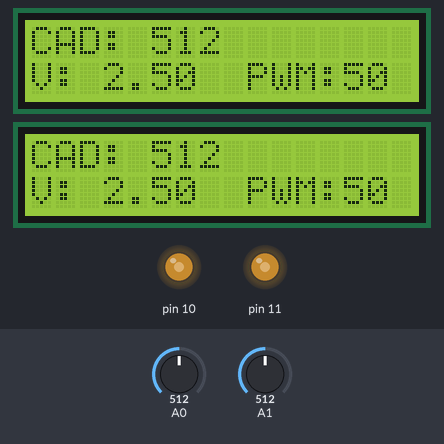
Recording of a sketch running on a simulated Arduino Uno, built with avr-gcc and run on an emulated ATmega328P. Parts: 2 × 16×2 character LCD, output pins drawn as LEDs (lit = HIGH). The inputs (shaded band) are chosen by the test bench; at power-on: A0 = 512, A1 = 512.

Above: at 1.3 s.
1.4 s: A0 set to 716
At 2.4 s:
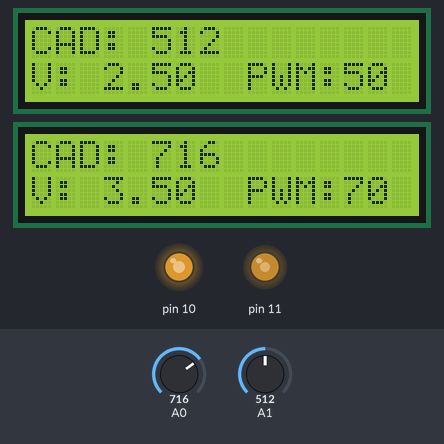
3.1 s: A1 set to 716
At 4.3 s:
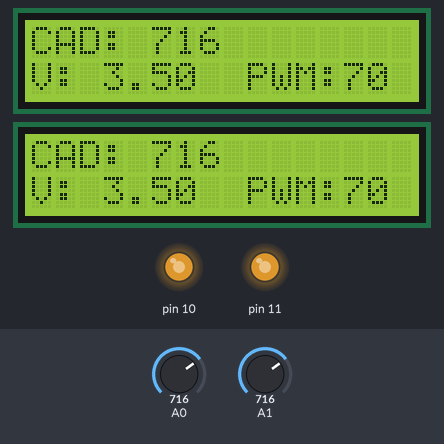
4.6 s: A0 set to 900
At 5.0 s:
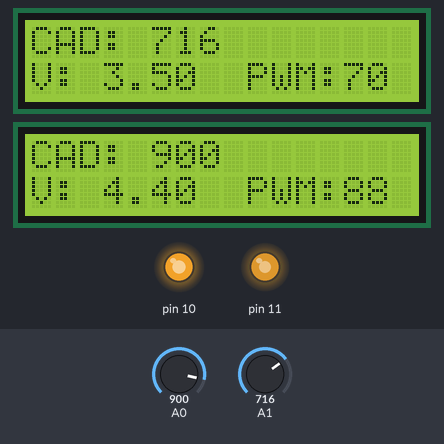
6.1 s: A1 set to 900
At 6.9 s:
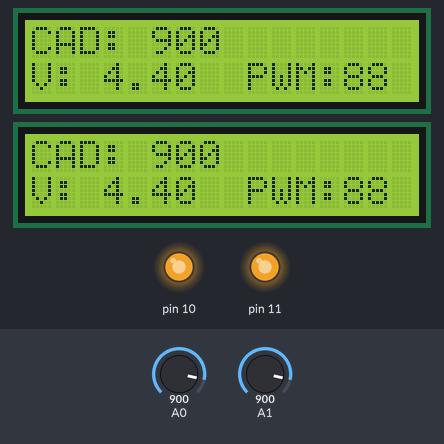
7.7 s: A0 set to 511
At 8.7 s:
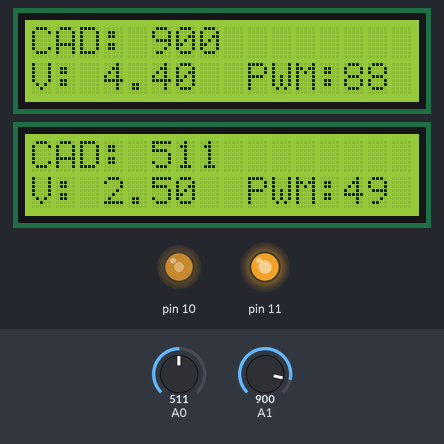
9.2 s: A1 set to 122
At 10.6 s:
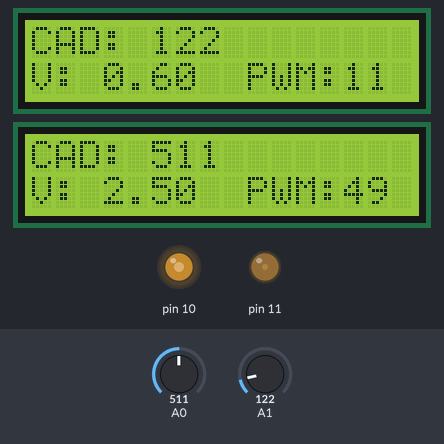
Timing chart, 0 to 11.7 s (numbered marks = the images above; inputs shaded):
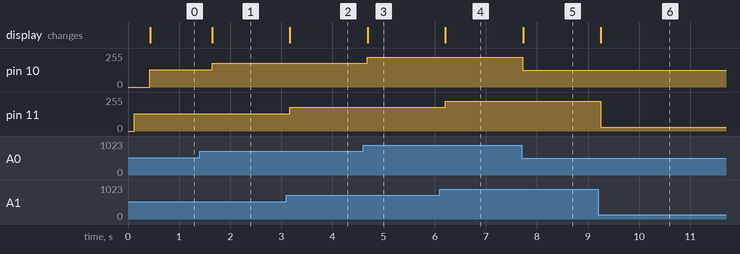

The sketch:

Villarreal_Jorge_DEBER_4.1_SE.ino
```cpp
/*
CAPITULO IV: PERIFERICOS ESPECIALES.
DEBER 4.1: CAD Y PWM.
OBJETIVO:  Realizar un sistema en el cual se conecten 2 motores (parecido al diagrama que se utilizo en clase). Los datos de CAD, V y PWM se deben visulizar en una LCD para cada motor.   A travez de la activación de un botón y un switch (el funcionamiento de un motor dependerá de la activación de un botón y el otro dependerá de la activación de un switch, a su elección) entrará en funcionamiento el motor que corresponda y se visualizará en la LCD de ese motor los datos de CAD, Voltaje y PWM.
NOMBRE: Jorge Villarreal
*/
#include <LiquidCrystal.h>

LiquidCrystal lcd(13,12,5,4,3,2);
LiquidCrystal lcd1(A3,A4,9,8,7,6);

int conversor;
float voltaje;
int dutty;

int conversor1;
float voltaje1;
int dutty1;

void setup() {
  lcd.begin(16,2);
  lcd1.begin(16,2);
}

void loop() {
  conversor=analogRead(A1);
  voltaje=(conversor*5.0)/1023;
  dutty=conversor/4;
  analogWrite(11,dutty);
  lcd.setCursor(0,0);
  lcd.print("CAD:");
  lcd.setCursor(5,0);
  lcd.print(conversor);
  lcd.setCursor(0,1);
  lcd.print("V:");
  lcd.setCursor(3,1);
  lcd.print(voltaje);
  lcd.setCursor(9,1);
  lcd.print("PWM:");
  lcd.setCursor(13,1);
  lcd.print((dutty*100)/255);
  delay(300);


  conversor1=analogRead(A0);
  voltaje1=(conversor1*5.0)/1023;
  dutty1=conversor1/4;
  analogWrite(10,dutty1);
  lcd1.setCursor(0,0);
  lcd1.print("CAD:");
  lcd1.setCursor(5,0);
  lcd1.print(conversor1);
  lcd1.setCursor(0,1);
  lcd1.print("V:");
  lcd1.setCursor(3,1);
  lcd1.print(voltaje1);
  lcd1.setCursor(9,1);
  lcd1.print("PWM:");
  lcd1.setCursor(13,1);
  lcd1.print((dutty1*100)/255);
  delay(300);

}
```

Measured:
- after the input at 1.4 s, pin 10: 128/255 → 179/255 after 0.25 s; the display: changes after 0.25 s (image 1)
- after the input at 3.1 s, pin 11: 128/255 → 179/255 after 0.07 s; the display: changes after 0.07 s (image 2)
- after the input at 4.6 s, pin 10: 179/255 → 225/255 after 0.08 s; the display: changes after 0.09 s (image 3)
- after the input at 6.1 s, pin 11: 179/255 → 225/255 after 0.10 s; the display: changes after 0.11 s (image 4)
- after the input at 7.7 s, pin 10: 225/255 → 127/255 at once; the display: changes at once (image 5)
- after the input at 9.2 s, pin 11: 225/255 → 30/255 at once; the display: changes after 0.05 s (image 6)
